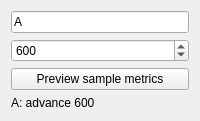
<?xml version="1.0" encoding="UTF-8"?>
<!-- this_file: ports/insights/loaded-glyph-form.ui -->
<!-- SPDX-License-Identifier: Apache-2.0; original owned form. -->
<ui version="4.0">
 <class>GlyphMetricsForm</class>
 <widget class="QWidget" name="GlyphMetricsForm">
  <layout class="QVBoxLayout" name="formLayout">
   <item><widget class="QLineEdit" name="glyphName"><property name="text"><string>A</string></property></widget></item>
   <item><widget class="QSpinBox" name="advanceBox"><property name="maximum"><number>2000</number></property><property name="value"><number>600</number></property></widget></item>
   <item><widget class="QPushButton" name="applyButton"><property name="text"><string>Preview sample metrics</string></property></widget></item>
   <item><widget class="QLabel" name="resultLabel"><property name="text"><string>A: advance 600</string></property></widget></item>
  </layout>
 </widget>
 <resources/>
 <connections/>
</ui>
